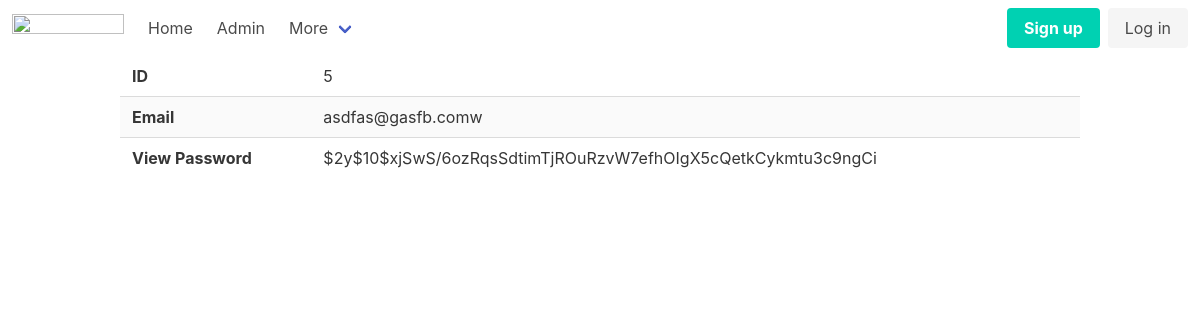
Screenshot of /admin/users/view?id=5 with the database file from the repository.
### tables this page shows
CREATE TABLE users
(
    id       integer
        primary key autoincrement,
    email    text not null
        unique,
    password text not null
);

### helpers.php (called while the page is built, shortened)
<?php
function view($viewName, $vars = []){
    extract($vars);
    include __DIR__ . "/views/$viewName.php";
}

### src/Controllers/UserController.php (called while the page is built, shortened)
<?php
class UserController {
    public function show() {
        $id = $_GET['id'];
        $user = User::find($id);
        view('users/view', compact('user'));
    }
}

### src/DB.php (called while the page is built, shortened)
<?php
class DB {
    private $conn;
    public function __construct(){
        try {
            $this->conn = new PDO("sqlite:db.sqlite");
            $this->conn->setAttribute(PDO::ATTR_ERRMODE, PDO::ERRMODE_EXCEPTION);
        } catch(PDOException $e) {
            echo "Connection failed: " . $e->getMessage();
        }
    }
    public function find($table, $class, $id){
        $stmt = $this->conn->prepare("SELECT * FROM $table WHERE id=$id");
        $stmt->execute();
        $stmt->setFetchMode(PDO::FETCH_CLASS, $class);
        return $stmt->fetch();
    }
}

### src/Models/Model.php (called while the page is built, shortened)
<?php
class Model {
    public static $table;
    public static function find($id){
        $db = new DB();
        return $db->find(static::$table, static::class, $id);
    }
}

### views/users/view.php (the view)
<?php include __DIR__ . '/../partials/header.php'; ?>
<div class="container">
    <table class="table is-striped is-fullwidth">
        <tbody>
            <tr>
                <th>ID</th>
                <td><?= $user->id ?></td>
            </tr>
            <tr>
                <th>Email</th>
                <td><?= $user->email ?></td>
            </tr>
            <tr>
                <th>View Password</th>
                <td><?=$user->password?></td>
            </tr>
        </tbody>
    </table>
</div>
<?php include __DIR__ . '/../partials/footer.php'; ?>

### rows the page displays
users: id "5", email "asdfas@gasfb.comw", password "$2y$10$xjSwS/6ozRqsSdtimTjROuRzvW7efhOIgX5cQetkCykmtu3c9ngCi"
